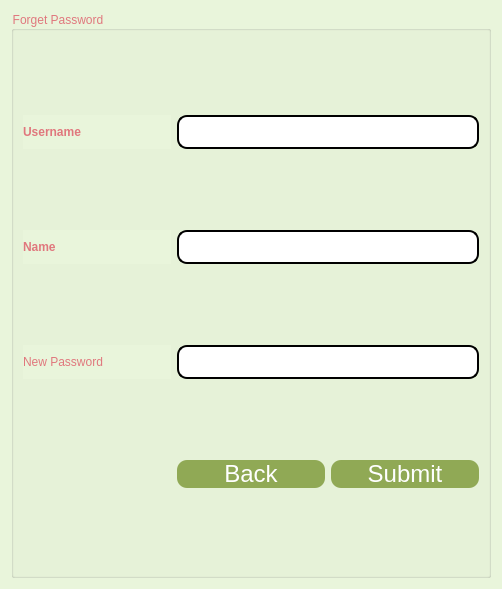
<?xml version="1.0" encoding="UTF-8"?>
<ui version="4.0">
 <class>newPasswd</class>
 <widget class="QDialog" name="newPasswd">
  <property name="geometry">
   <rect>
    <x>0</x>
    <y>0</y>
    <width>502</width>
    <height>589</height>
   </rect>
  </property>
  <property name="windowTitle">
   <string>Dialog</string>
  </property>
  <property name="styleSheet">
   <string notr="true">background-color:#e9f5db;</string>
  </property>
  <layout class="QVBoxLayout" name="verticalLayout">
   <item>
    <widget class="QGroupBox" name="groupBox">
     <property name="styleSheet">
      <string notr="true">font: 16pt &quot;Comic Sans MS&quot; Bold;
border-color: rgb(196, 178, 255);
border-color: rgb(170, 0, 255);
color: #E0777D;</string>
     </property>
     <property name="title">
      <string>Forget Password</string>
     </property>
     <layout class="QGridLayout" name="gridLayout">
      <item row="0" column="1" colspan="2">
       <widget class="QLineEdit" name="username">
        <property name="styleSheet">
         <string notr="true">QLineEdit{
	background-color: rgb(255, 255, 255);
	 border: 2px  solid;
     border-radius: 10px;
	font: 24px
}</string>
        </property>
       </widget>
      </item>
      <item row="0" column="0">
       <widget class="QLabel" name="label">
        <property name="styleSheet">
         <string notr="true">font: 14pt &quot;Georgina&quot; Bold;</string>
        </property>
        <property name="text">
         <string>&lt;html&gt;&lt;head/&gt;&lt;body&gt;&lt;p&gt;&lt;span style=&quot; font-weight:700;&quot;&gt;Username&lt;/span&gt;&lt;/p&gt;&lt;/body&gt;&lt;/html&gt;</string>
        </property>
       </widget>
      </item>
      <item row="1" column="1" colspan="2">
       <widget class="QLineEdit" name="name">
        <property name="styleSheet">
         <string notr="true">QLineEdit{
	background-color: rgb(255, 255, 255);
	 border: 2px  solid;
     border-radius: 	10px;
	font: 24px
}</string>
        </property>
       </widget>
      </item>
      <item row="2" column="0">
       <widget class="QLabel" name="label_2">
        <property name="styleSheet">
         <string notr="true">font: 14pt &quot;Georgina&quot; Bold;</string>
        </property>
        <property name="text">
         <string>New Password</string>
        </property>
       </widget>
      </item>
      <item row="3" column="1">
       <widget class="QPushButton" name="backButton">
        <property name="styleSheet">
         <string notr="true">QPushButton{
border-radius:10px;
padding : 0 4px;
background: #90a955;
border -radius:10px;
color: rgb(255, 255, 255);
font: 24px
}
QPushButton:hover:!pressed

{
background:#e0777d;
}
QToolButton
{

border-radius:10px;
bacground:red;
color:red;
}

QPushButton:pressed
{
              font-size: 19px;
              transition: 0.9s; 
}</string>
        </property>
        <property name="text">
         <string>Back</string>
        </property>
       </widget>
      </item>
      <item row="2" column="1" colspan="2">
       <widget class="QLineEdit" name="newpass">
        <property name="styleSheet">
         <string notr="true">QLineEdit{
	background-color: rgb(255, 255, 255);
	 border: 2px  solid;
     border-radius: 10px;
	font: 24px
}</string>
        </property>
        <property name="echoMode">
         <enum>QLineEdit::Password</enum>
        </property>
       </widget>
      </item>
      <item row="1" column="0">
       <widget class="QLabel" name="label_3">
        <property name="styleSheet">
         <string notr="true">font: 14pt &quot;Georgina&quot; Bold;</string>
        </property>
        <property name="text">
         <string>&lt;html&gt;&lt;head/&gt;&lt;body&gt;&lt;p&gt;&lt;span style=&quot; font-weight:700;&quot;&gt;Name&lt;/span&gt;&lt;/p&gt;&lt;/body&gt;&lt;/html&gt;</string>
        </property>
       </widget>
      </item>
      <item row="3" column="2">
       <widget class="QPushButton" name="submitButton">
        <property name="styleSheet">
         <string notr="true">QPushButton{
border-radius:10px;
padding : 0 4px;
background: #90A955;
border -radius:10px;
color: rgb(255, 255, 255);
font: 24px
}
QPushButton:hover:!pressed

{
background:#E0777D;
}
QToolButton
{

border-radius:10px;
bacground:red;
color:red;
}

QPushButton:pressed
{
              font-size: 19px;
              transition: 0.9s; 
}</string>
        </property>
        <property name="text">
         <string>Submit</string>
        </property>
       </widget>
      </item>
     </layout>
    </widget>
   </item>
  </layout>
 </widget>
 <resources/>
 <connections/>
</ui>
